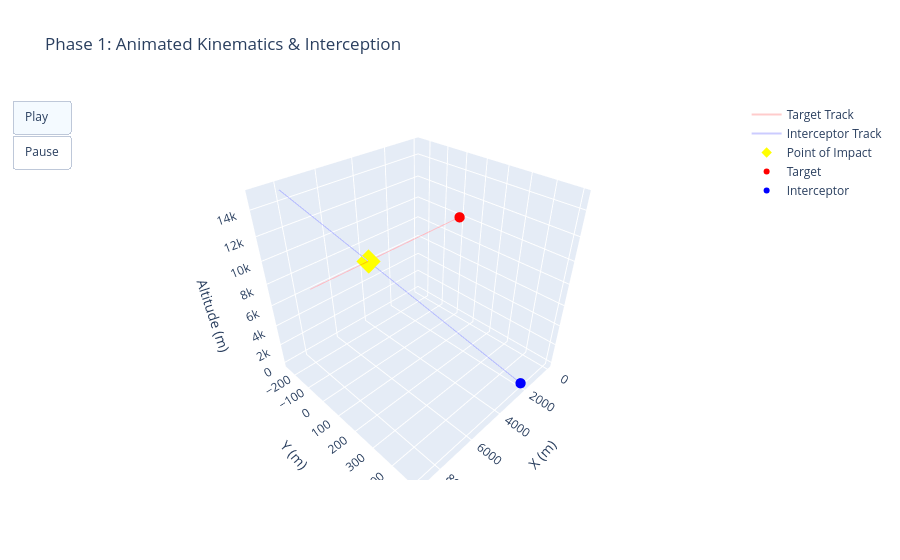

Notebook source saved alongside this figure:
### Code cell
# Intial states, forcing collision 
target_state = np.array([0.0, 0.0, 10000.0, 300.0, 0.0, 0.0]) 

# Interceptor velocity 
# adjusted to ensure an interception at t=20s

interceptor_state = np.array([2000.0, 500.0, 0.0, 200.0, -25.0, 500.0])

dt = 0.1  
total_time = 30  
steps = int(total_time / dt)

target_path = np.zeros((steps, 3))
interceptor_path = np.zeros((steps, 3))

# Sim and Distance Tracking 
distances = np.zeros(steps)

for i in range(steps):
    target_path[i] = target_state[0:3]
    interceptor_path[i] = interceptor_state[0:3]
    
    # Calculate distance between the two missiles at this exact time step
    distances[i] = np.linalg.norm(target_path[i] - interceptor_path[i])
    
    target_state[0:3] += target_state[3:6] * dt
    interceptor_state[0:3] += interceptor_state[3:6] * dt

# Interception point
hit_radius = 50.0 # meters
min_dist_idx = np.argmin(distances)
closest_distance = distances[min_dist_idx]
time_of_interception = min_dist_idx * dt
interception_coords = target_path[min_dist_idx]

print(f"--- Simulation Results ---")
print(f"Closest Approach: {closest_distance:.2f} meters")
if closest_distance <= hit_radius:
    print(f"STATUS: SUCCESSFUL INTERCEPTION at t = {time_of_interception:.1f}s")
    print(f"Coordinates (x, y, z): {interception_coords}")
else:
    print(f"STATUS: MISS")


fig = go.Figure()

# Plot static tracks (faded lines so you can see the path before the dot gets there)
fig.add_trace(go.Scatter3d(x=target_path[:,0], y=target_path[:,1], z=target_path[:,2], mode='lines', line=dict(color='rgba(255,0,0,0.2)', width=2), name='Target Track'))
fig.add_trace(go.Scatter3d(x=interceptor_path[:,0], y=interceptor_path[:,1], z=interceptor_path[:,2], mode='lines', line=dict(color='rgba(0,0,255,0.2)', width=2), name='Interceptor Track'))

# Plot the specific interception point as a large marker
if closest_distance <= hit_radius:
    fig.add_trace(go.Scatter3d(
        x=[interception_coords[0]], y=[interception_coords[1]], z=[interception_coords[2]],
        mode='markers', marker=dict(size=8, color='yellow', symbol='diamond'), name='Point of Impact'
    ))

# Create the animated dots (starting at t=0)
fig.add_trace(go.Scatter3d(x=[target_path[0,0]], y=[target_path[0,1]], z=[target_path[0,2]], mode='markers', marker=dict(size=6, color='red'), name='Target'))
fig.add_trace(go.Scatter3d(x=[interceptor_path[0,0]], y=[interceptor_path[0,1]], z=[interceptor_path[0,2]], mode='markers', marker=dict(size=6, color='blue'), name='Interceptor'))

# Build frames for the animation (skipping frames so the browser doesn't freeze)
frame_skip = 5 
frames = []
for k in range(0, steps, frame_skip):
    frames.append(go.Frame(
        data=[
            go.Scatter3d(x=[target_path[k,0]], y=[target_path[k,1]], z=[target_path[k,2]]),
            go.Scatter3d(x=[interceptor_path[k,0]], y=[interceptor_path[k,1]], z=[interceptor_path[k,2]])
        ],
        traces=[3, 4], # Update only the animated dots (traces 3 and 4)
        name=f'frame_{k}'
    ))
fig.frames = frames

# Add Play/Pause buttons
fig.update_layout(
    title='Phase 1: Animated Kinematics & Interception',
    scene=dict(xaxis_title='X (m)', yaxis_title='Y (m)', zaxis_title='Altitude (m)'),
    updatemenus=[dict(
        type="buttons",
        buttons=[
            dict(label="Play", method="animate", args=[None, dict(frame=dict(duration=50, redraw=True), fromcurrent=True)]),
            dict(label="Pause", method="animate", args=[[None], dict(frame=dict(duration=0, redraw=False), mode="immediate")])
        ]
    )]
)

fig.show()

### Figure 1 — Plotly figure (JSON) as saved in the notebook; plotly's stock layout.template omitted (floating-point values rounded to 4 significant figures; data arrays with more than 128 entries replaced by an {"elided": "..."} marker saying what was removed)
{"data": [{"line": {"color": "rgba(255,0,0,0.2)", "width": 2}, "mode": "lines", "name": "Target Track", "type": "scatter3d", "x": {"elided": "300 int values"}, "y": {"elided": "300 int values"}, "z": {"elided": "300 int values"}}, {"line": {"color": "rgba(0,0,255,0.2)", "width": 2}, "mode": "lines", "name": "Interceptor Track", "type": "scatter3d", "x": {"elided": "300 int values"}, "y": {"elided": "300 float values"}, "z": {"elided": "300 int values"}}, {"marker": {"color": "yellow", "size": 8, "symbol": "diamond"}, "mode": "markers", "name": "Point of Impact", "type": "scatter3d", "x": [6000], "y": [0], "z": [10000]}, {"marker": {"color": "red", "size": 6}, "mode": "markers", "name": "Target", "type": "scatter3d", "x": [0], "y": [0], "z": [10000]}, {"marker": {"color": "blue", "size": 6}, "mode": "markers", "name": "Interceptor", "type": "scatter3d", "x": [2000], "y": [500], "z": [0]}], "layout": {"scene": {"xaxis": {"title": {"text": "X (m)"}}, "yaxis": {"title": {"text": "Y (m)"}}, "zaxis": {"title": {"text": "Altitude (m)"}}}, "title": {"text": "Phase 1: Animated Kinematics & Interception"}, "updatemenus": [{"buttons": [{"args": [null, {"frame": {"duration": 50, "redraw": true}, "fromcurrent": true}], "label": "Play", "method": "animate"}, {"args": [[null], {"frame": {"duration": 0, "redraw": false}, "mode": "immediate"}], "label": "Pause", "method": "animate"}], "type": "buttons"}]}}
